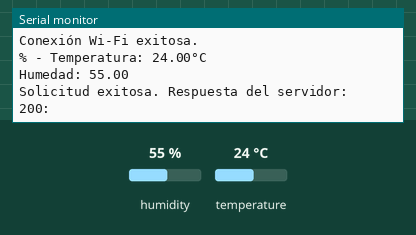
Bench run of a sketch on a simulated ESP8266 (NodeMCU). On the bench: the last lines printed to the serial monitor. The inputs (shaded band) are chosen by the test bench; at power-on: humidity 55 %, temperature 24 °C. WiFi joins after 1.5 s; servers stay silent unless stated; uploads are accepted with an empty reply.

Above: at 3.2 s.
3.3 s: humidity set to 22 %
10.9 s: temperature set to 12 °C
At 12.41 s:
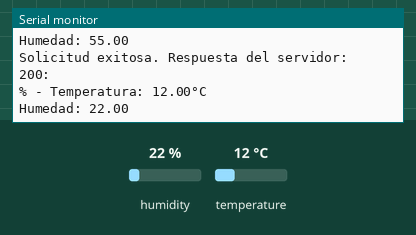
18.5 s: humidity set to 40 %
At 23.3 s:
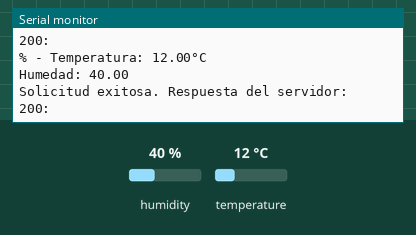

Measured:
- after the input at 10.9 s, the serial monitor: prints a new line after 1.4 s (image 1)
- after the input at 18.5 s, the serial monitor: prints a new line after 4.0 s (image 2)

The sketch:

Combinados.Sin.Arreglar.ino
```cpp
#include <ESP8266WiFi.h>
#include <ESP8266HTTPClient.h>
#include <DHT.h>

#define DHTPIN 4
#define DHTTYPE DHT11

DHT dht(DHTPIN, DHTTYPE);

const char* ssid = "IoTB";
const char* password = "inventaronelVAR";
const char* serverAddress = "https://subite-back-git-main-ambarpalermo.vercel.app/hard";

void setup() {
  Serial.begin(115200);
  WiFi.begin(ssid, password);

  while (WiFi.status() != WL_CONNECTED) {
    delay(1000);
    Serial.println("Conectando a Wi-Fi...");
  }

  Serial.println("Conexión Wi-Fi exitosa.");
  dht.begin();
}

void loop() {
  if (WiFi.status() == WL_CONNECTED) {
    float humedad = dht.readHumidity();
    float temperatura = dht.readTemperature();

    if (!isnan(temperatura) && !isnan(humedad)) {
      Serial.print("% - Temperatura: ");
      Serial.print(temperatura);
      Serial.println("°C");
      Serial.print("Humedad: ");
      Serial.print(humedad);


      String jsonData = "[{\"temp\" : \"" + String(temperatura) + "\", \"hum\" : \"" + String(humedad) + "\", \"idVagon\" : \"3\", \"idTren\" : \"1\"}]";


      WiFiClient client;
      HTTPClient http;
      http.begin(client, serverAddress);


      http.addHeader("Content-Type", "application/json");


      int httpResponseCode = http.POST(jsonData);

      if (httpResponseCode > 0) {
        String response = http.getString();
        Serial.println("\nSolicitud exitosa. Respuesta del servidor:");
        Serial.print(httpResponseCode);
        Serial.print(": ");
        Serial.println(response);
      } else {
        Serial.print("\nError en la solicitud. Código de estado HTTP: ");
        Serial.println(httpResponseCode);
      }

      http.end();
    } else {
      Serial.println("\nError en la lectura del sensor. Comprueba la conexión o espera...");
    }
  }

  delay(10000);
}
```
